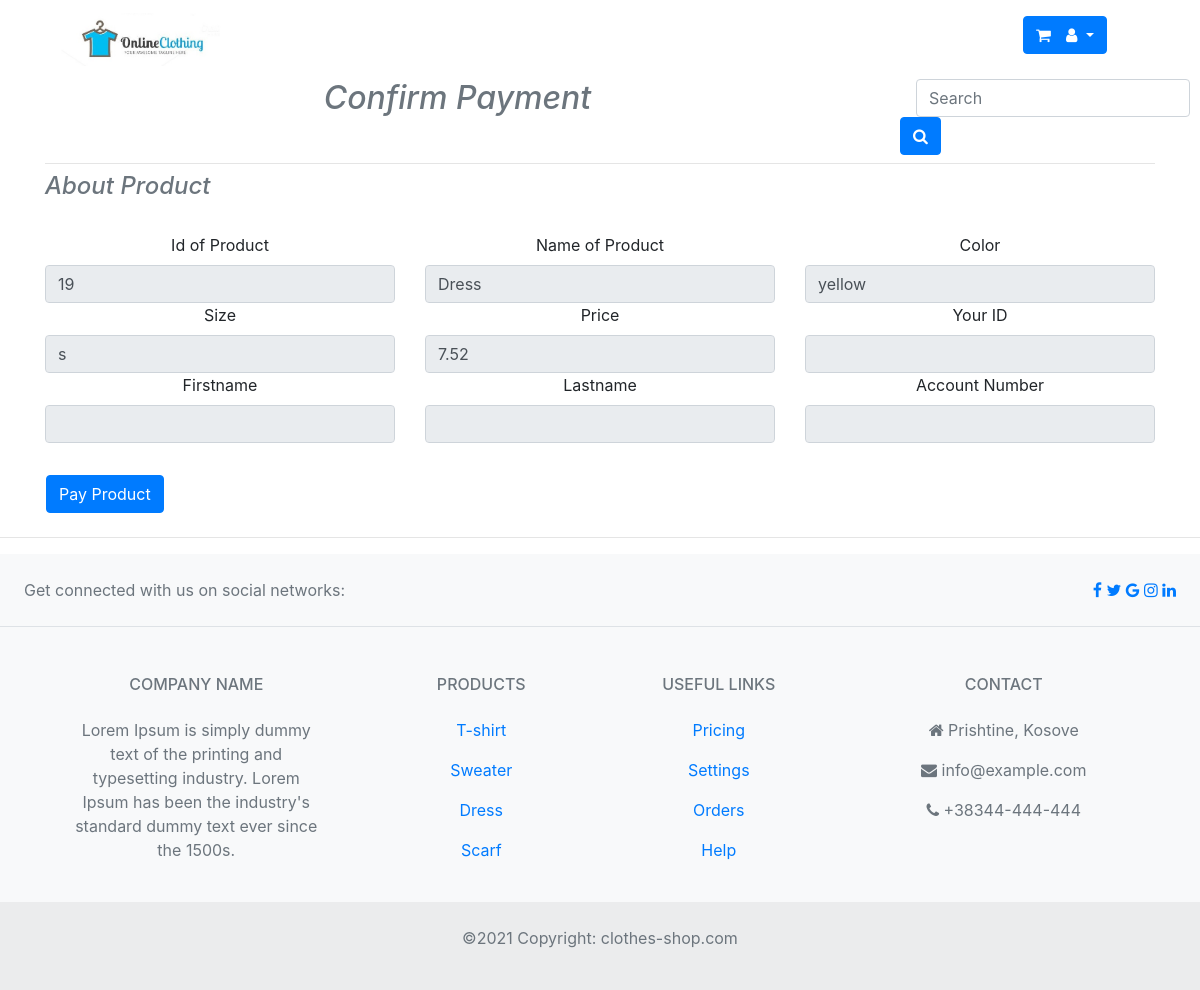
The app's page /pay_order.php?id=19 with its own data.
### tables this page shows
CREATE TABLE `products` (
  `id` int(11) NOT NULL,
  `name_product` varchar(255) DEFAULT NULL,
  `color` varchar(255) DEFAULT NULL,
  `size` varchar(10) DEFAULT NULL,
  `price` decimal(5,2) DEFAULT NULL,
  `quantity` varchar(255) DEFAULT NULL,
  `image_url` varchar(255) DEFAULT NULL
);

### lib/Database.php (called while the page is built, shortened)
<?php
abstract class Database{
    private $host = 'localhost';
    private $user = 'root';
    private $password = '';
    private $dbname = 'clothes';
    private function connectDB(){
        try {
            $dsn = "mysql:host=" . $this->host . ";dbname=" . $this->dbname;
            $pdo = new PDO($dsn, $this->user, $this->password);
            $pdo->setAttribute(PDO::ATTR_ERRMODE, PDO::ERRMODE_EXCEPTION);
            return $pdo;
        } catch (Exception $e){
            echo "Lidhja me bazen e shenimeve deshtoi " . $e->getMessage();
        }
    }
    public function prepare($sql){
        return $this->connectDB()->prepare($sql);
    }
    public function getClassName(){
        $class_name = new ReflectionClass($this);
        return $class_name = ucfirst($class_name->getShortName());
    }
    public function get_by_id($id){
        $sql = "SELECT * FROM " . static::$db_table;
        $sql .= " WHERE id=" . $id;
        $stmt = $this->prepare($sql);
        $stmt->execute();
        $stmt->setFetchMode(PDO::FETCH_CLASS, __NAMESPACE__ . "\\{$this->getClassName()}");
        $result = $stmt->fetch();
        return $result;
    }
}
?>

### lib/Product.php (called while the page is built, shortened)
<?php
include_once 'Database.php';
class Product extends Database{
    private $id;
    private $name_product;
    private $color;
    private $size;
    private $price;
    public function getId(){
        return $this->id;
    }
    public function getName_product(){
        return $this->name_product;
    }
    public function getColor(){
        return $this->color;
    }
    public function getSize(){
        return $this->size;
    }
    public function getPrice(){
        return $this->price;
    }
}
?>

### pay_order.php (the view, shortened to what this page needs)
<!DOCTYPE html>
<html lang="en">
<head>
    <link rel="stylesheet" href="https://stackpath.bootstrapcdn.com/bootstrap/4.5.0/css/bootstrap.min.css">
    <link rel="stylesheet" href="https://cdnjs.cloudflare.com/ajax/libs/font-awesome/4.7.0/css/font-awesome.min.css">
</head>
<body>
        <div class="container-fluid">
            <div class="row">
              <div class="col-sm-9">
                <header class="header">
                    <nav class="navbar navbar-expand-lg navbar-light  ">
                        <div class="container">
                            <a href="#" class="navbar-brand">
                                <img src="images/1.jpg" alt="logo" width="180">
                            </a>
                        </div>
                    </nav>
                </header>
              </div>
              <div class="col-sm-1 ">
                  <section class="shopping_cart">
                <button type="button" class="btn btn-primary ml-2 mt-3">
                  <i class="fa fa-shopping-cart"></i>
                </button></section>
              </div>
              <div class="col-sm-2 mt-3">
                  <section class="user">
                <div class="btn-group" role="group">
                    <button  id="dopdown-1" type="button" class="btn btn-primary dropdown-toggle" data-toggle="dropdown">
                     <i class="fa fa-user"></i>
                    </button>
                </div>
              </section>
          </div>
</div>
</div>
        <section id="product" class="product text-center ">
            <div class="container">
               <div class="row">
                    <div class="col-sm-9">
                        <h2 class="font-italic text-muted "> Confirm Payment</h2>
                    </div>
                      <div class="col-sm-3">
                      <div class="input-group">
                            <div class="form-inline">
                              <input type="text" id="form1" placeholder="Search" class="form-control ml-3" />
                            </div>
                            <button type="button" class="btn btn-primary">
                              <i class="fa fa-search"></i>
                            </button>
                          </div>
                    </div>
               </div>
           <hr class=" my-2">
             <?php
                 $product = new Product();
                    if (isset($_GET['id'])){
                            $id = $_GET['id'];
                            $product = $product->get_by_id($id);
                        }
                ?>
                <h4 class="font-italic text-muted text-left"> About Product</h4>
                <br>
                <form class="row" method="post" action="">
                <div class="col-md-4">
                                    <label for="id" class="form-label">Id of Product</label>
                                    <input type="text" name="id" class="form-control" id="id" value="<?php echo $product->getId();?>" readonly>
                            </div>
                            <div class="col-md-4">
                                    <label for="name_product" class="form-label">Name of Product</label>
                                    <input type="text" name="name_product" class="form-control" id="name_product" value="<?php echo $product->getName_product();?>" readonly>
                            </div>
                            <div class="col-md-4">
                                    <label for="color" class="form-label">Color</label>
                                    <input type="text" name="color" class="form-control" id="color" value="<?php echo $product->getColor();?>" readonly>
                            </div>
                            <div class="col-md-4">
                                    <label for="size" class="form-label">Size</label>
                                    <input type="text" name="size" class="form-control" id="size" value="<?php echo $product->getSize();?>" readonly>
                            </div>
                            <div class="col-md-4">
                                    <label for="price" class="form-label">Price</label>
                                    <input type="text" name="price" class="form-control" id="price" value="<?php echo $product->getPrice();?>" readonly>
                            </div>
                            <div class="col-md-4">
                                <label for="id" class="form-label">Your ID</label>
                                <input type="text" name="id" class="form-control mr-2"  id="id" value="<?php echo $_SESSION['id'];?>" readonly>
                        </div>
                            <div class="col-md-4">
                                    <label for="firstname" class="form-label">Firstname</label>
                                    <input type="text" name="firstname" class="form-control"  id="firstname" value="<?php echo $_SESSION['firstname'];?>" readonly>
                            </div>
                            <div class="col-md-4">
                                    <label for="lastname" class="form-label">Lastname</label>
                                    <input type="text" name="lastname" class="form-control"  id="lastname" value="<?php echo $_SESSION['lastname'];?>" readonly>
                            </div>
                            <div class="col-md-4">
                                    <label for="account_number" class="form-label">Account Number</label>
                                    <input type="text" name="account_number" class="form-control"  id="account_number" value="<?php echo $_SESSION['account_number'];?>"readonly>
                            </div>
                            <div class="ml-2 p-2">
                                <br>
                                   <input type="submit" name="pay_product" class="btn btn-primary" id="pay_product" value="Pay Product">
                             </div>
                            </form>
        </section>
        <hr class=" my-3">
        <?php include 'inc/footer.php';?>
</body>
</html>

### pay_order.php (style rules this page uses)
.shopping_cart { margin-left: 100px; }
.user { margin-left:38px; }

### records on screen
products: id "19", name_product "Dress", color "yellow", size "s", price "7.52"
